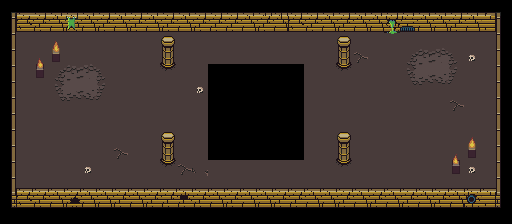

A 2D game scene composited from a Tiled map and its tileset images. What follows is a short description and the map's XML, with every tile layer's data as written:
An orthogonal 32x14 tile map with 16x16 px tiles, 5 tile layers (Floor1, Floor2 (Decoration), Walls (Collidable), Items1 (Collidable), ...), 1 hidden layer not drawn.

<map version="1.2" tiledversion="1.2.1" orientation="orthogonal" renderorder="right-down" width="32" height="14" tilewidth="16" tileheight="16" infinite="0" nextlayerid="7" nextobjectid="1">
 <tileset firstgid="1" source="../../../../tilesets/actual/UltimateTileset.tsx" />
 <layer id="1" name="Floor1" width="32" height="14">
  <data encoding="csv">
0,0,0,0,0,0,0,0,0,0,0,0,0,0,0,0,0,0,0,0,0,0,0,0,0,0,0,0,0,0,0,0,
0,0,0,0,0,0,0,0,0,0,0,0,0,0,0,0,0,0,0,0,0,0,0,0,0,0,0,0,0,0,0,0,
0,143,143,143,143,143,143,143,143,143,143,143,143,143,143,143,143,143,143,143,143,143,143,143,143,143,143,143,143,143,143,0,
0,143,143,143,143,143,143,143,143,143,143,143,143,143,143,143,143,143,143,143,143,143,143,143,143,143,143,143,143,143,143,0,
0,143,143,143,143,143,143,143,143,143,143,143,143,0,0,0,0,0,0,143,143,143,143,143,143,143,143,143,143,143,143,0,
0,143,143,143,143,143,143,143,143,143,143,143,143,0,0,0,0,0,0,143,143,143,143,143,143,143,143,143,143,143,143,0,
0,143,143,143,143,143,143,143,143,143,143,143,143,0,0,0,0,0,0,143,143,143,143,143,143,143,143,143,143,143,143,0,
0,143,143,143,143,143,143,143,143,143,143,143,143,0,0,0,0,0,0,143,143,143,143,143,143,143,143,143,143,143,143,0,
0,143,143,143,143,143,143,143,143,143,143,143,143,0,0,0,0,0,0,143,143,143,143,143,143,143,143,143,143,143,143,0,
0,143,143,143,143,143,143,143,143,143,143,143,143,0,0,0,0,0,0,143,143,143,143,143,143,143,143,143,143,143,143,0,
0,143,143,143,143,143,143,143,143,143,143,143,143,143,143,143,143,143,143,143,143,143,143,143,143,143,143,143,143,143,143,0,
0,143,143,143,143,143,143,143,143,143,143,143,143,143,143,143,143,143,143,143,143,143,143,143,143,143,143,143,143,143,143,0,
0,0,0,0,0,0,0,0,0,0,0,0,0,0,0,0,0,0,0,0,0,0,0,0,0,0,0,0,0,0,0,0,
0,0,0,0,0,0,0,0,0,0,0,0,0,0,0,0,0,0,0,0,0,0,0,0,0,0,0,0,0,0,0,0
</data>
 </layer>
 <layer id="2" name="Floor2 (Decoration)" width="32" height="14">
  <data encoding="csv">
0,0,0,0,0,0,0,0,0,0,0,0,0,0,0,0,0,0,0,0,0,0,0,0,0,0,0,0,0,0,0,0,
0,0,0,0,0,0,0,0,0,0,0,0,0,0,0,0,0,0,0,0,0,0,0,0,0,0,0,0,0,0,0,0,
0,0,0,0,0,0,0,0,0,0,0,0,0,0,0,0,0,0,0,0,0,0,0,0,32,0,0,0,0,0,0,0,
0,0,0,0,0,0,0,0,0,0,0,0,0,0,0,0,0,0,0,0,0,0,114,0,0,117,118,119,120,222,0,0,
0,0,0,117,118,119,120,0,0,0,0,0,0,0,0,0,0,0,0,0,0,0,0,0,0,133,134,135,136,0,0,0,
0,0,0,133,134,135,136,0,0,0,0,0,222,0,0,0,0,0,0,0,0,0,0,0,0,149,150,151,152,0,0,0,
0,0,0,149,150,151,152,0,0,0,0,0,0,0,0,0,0,0,0,0,0,0,0,0,0,0,0,0,114,0,0,0,
0,0,0,0,0,0,0,0,0,0,0,0,0,0,0,0,0,0,0,0,0,0,0,0,0,0,0,0,0,0,0,0,
0,0,0,0,0,0,0,0,0,0,0,0,0,0,0,0,0,0,0,0,0,0,0,0,0,0,0,0,0,0,0,0,
0,0,0,0,0,0,0,114,0,0,0,0,0,0,0,0,0,0,0,0,0,0,0,0,0,0,0,0,0,0,0,0,
0,0,0,0,0,222,0,0,0,0,0,114,115,0,0,0,0,0,0,0,0,0,0,0,0,0,0,0,0,222,0,0,
0,0,0,0,0,0,0,0,0,0,0,0,0,0,0,0,0,0,0,0,0,0,0,0,0,0,0,0,0,0,0,0,
0,0,0,0,0,0,0,0,0,0,0,0,0,0,0,0,0,0,0,0,0,0,0,0,0,0,0,0,0,0,0,0,
0,0,0,0,0,0,0,0,0,0,0,0,0,0,0,0,0,0,0,0,0,0,0,0,0,0,0,0,0,0,0,0
</data>
 </layer>
 <layer id="3" name="Walls (Collidable)" width="32" height="14">
  <data encoding="csv">
57,59,61,61,61,61,61,61,61,61,61,61,61,61,61,61,62,62,61,61,61,61,61,61,61,61,61,61,61,61,64,58,
77,28,29,30,13,30,29,30,29,30,29,30,29,29,29,30,29,30,28,29,30,29,30,30,16,43,30,30,29,30,31,78,
77,0,0,0,0,0,0,0,0,0,51,0,0,0,0,0,0,0,0,0,0,51,0,0,0,0,0,0,0,0,0,78,
77,0,0,0,0,0,0,0,0,0,67,0,0,0,0,0,0,0,0,0,0,67,0,0,0,0,0,0,0,0,0,78,
77,0,0,0,0,0,0,0,0,0,83,0,0,0,0,0,0,0,0,0,0,83,0,0,0,0,0,0,0,0,0,78,
77,0,0,0,0,0,0,0,0,0,0,0,0,0,0,0,0,0,0,0,0,0,0,0,0,0,0,0,0,0,0,78,
77,0,0,0,0,0,0,0,0,0,0,0,0,0,0,0,0,0,0,0,0,0,0,0,0,0,0,0,0,0,0,78,
77,0,0,0,0,0,0,0,0,0,0,0,0,0,0,0,0,0,0,0,0,0,0,0,0,0,0,0,0,0,0,78,
77,0,0,0,0,0,0,0,0,0,51,0,0,0,0,0,0,0,0,0,0,51,0,0,0,0,0,0,0,0,0,78,
77,0,0,0,0,0,0,0,0,0,67,0,0,0,0,0,0,0,0,0,0,67,0,0,0,0,0,0,0,0,0,78,
77,0,0,0,0,0,0,0,0,0,83,0,0,0,0,0,0,0,0,0,0,83,0,0,0,0,0,0,0,0,0,78,
77,60,60,60,60,60,60,60,60,60,60,60,60,60,60,60,60,60,60,60,60,60,60,60,60,60,60,60,60,60,60,78,
93,28,29,30,46,30,30,29,30,29,29,45,29,30,29,30,30,29,29,30,30,29,30,29,30,29,30,29,30,11,31,94,
0,0,0,0,0,0,0,0,0,0,0,0,0,0,0,0,0,0,0,0,0,0,0,0,0,0,0,0,0,0,0,0
</data>
 </layer>
 <layer id="4" name="Items1 (Collidable)" width="32" height="14">
  <data encoding="csv">
0,0,0,0,0,0,0,0,0,0,0,0,0,0,0,0,0,0,0,0,0,0,0,0,0,0,0,0,0,0,0,0,
0,0,0,0,0,0,0,0,0,0,0,0,0,0,0,0,0,0,0,0,0,0,0,0,0,0,0,0,0,0,0,0,
0,0,0,213,0,0,0,0,0,0,0,0,0,0,0,0,0,0,0,0,0,0,0,0,0,0,0,0,0,0,0,0,
0,0,212,229,0,0,0,0,0,0,0,0,0,0,0,0,0,0,0,0,0,0,0,0,0,0,0,0,0,0,0,0,
0,0,228,0,0,0,0,0,0,0,0,0,0,0,0,0,0,0,0,0,0,0,0,0,0,0,0,0,0,0,0,0,
0,0,0,0,0,0,0,0,0,0,0,0,0,0,0,0,0,0,0,0,0,0,0,0,0,0,0,0,0,0,0,0,
0,0,0,0,0,0,0,0,0,0,0,0,0,0,0,0,0,0,0,0,0,0,0,0,0,0,0,0,0,0,0,0,
0,0,0,0,0,0,0,0,0,0,0,0,0,0,0,0,0,0,0,0,0,0,0,0,0,0,0,0,0,0,0,0,
0,0,0,0,0,0,0,0,0,0,0,0,0,0,0,0,0,0,0,0,0,0,0,0,0,0,0,0,0,215,0,0,
0,0,0,0,0,0,0,0,0,0,0,0,0,0,0,0,0,0,0,0,0,0,0,0,0,0,0,0,214,231,0,0,
0,0,0,0,0,0,0,0,0,0,0,0,0,0,0,0,0,0,0,0,0,0,0,0,0,0,0,0,230,0,0,0,
0,0,0,0,0,0,0,0,0,0,0,0,0,0,0,0,0,0,0,0,0,0,0,0,0,0,0,0,0,0,0,0,
0,0,0,0,0,0,0,0,0,0,0,0,0,0,0,0,0,0,0,0,0,0,0,0,0,0,0,0,0,0,0,0,
0,0,0,0,0,0,0,0,0,0,0,0,0,0,0,0,0,0,0,0,0,0,0,0,0,0,0,0,0,0,0,0
</data>
 </layer>
 <layer id="5" name="Items2 (Triggerable)" width="32" height="14" visible="0">
  <data encoding="csv">
0,0,0,0,0,0,0,0,0,0,0,0,0,0,0,0,0,0,0,0,0,0,0,0,0,0,0,0,0,0,0,0,
0,0,0,0,0,0,0,0,0,0,0,0,0,0,0,0,0,0,0,0,0,0,0,0,0,0,0,0,0,0,0,0,
0,0,241,0,0,0,0,0,0,0,0,0,0,0,0,0,0,0,0,0,0,0,0,0,0,0,0,0,223,0,0,0,
0,0,0,0,0,257,0,0,0,0,0,0,0,0,0,0,0,0,0,0,0,0,0,0,0,0,0,0,0,0,0,0,
0,0,0,0,0,0,0,0,0,0,0,0,0,0,0,0,0,0,0,0,0,0,0,0,0,0,0,0,0,0,0,0,
0,0,0,0,0,223,0,0,0,0,0,0,0,0,0,0,0,0,0,0,0,0,0,0,0,0,0,0,0,0,0,0,
0,0,0,0,0,0,0,0,0,0,0,0,0,0,0,0,0,0,0,0,0,0,0,0,0,0,0,0,0,0,0,0,
0,0,0,0,0,0,0,0,0,0,0,0,0,0,0,0,0,0,0,0,0,0,0,0,0,0,0,0,0,0,0,0,
0,0,0,0,0,0,0,0,0,0,0,0,0,0,0,0,0,0,0,0,0,0,0,0,0,0,0,0,0,0,0,0,
0,0,0,0,0,0,0,0,0,0,0,0,0,0,0,0,0,0,0,0,0,0,0,0,0,0,0,0,0,0,0,0,
0,0,0,0,0,0,0,0,0,0,0,0,0,0,0,0,0,0,0,0,0,0,0,0,0,0,0,0,0,0,0,0,
0,0,0,0,0,0,0,0,0,0,0,0,0,0,0,0,0,0,0,0,0,0,0,0,0,0,0,0,0,0,0,0,
0,0,0,0,0,0,0,0,0,0,0,0,0,0,0,0,0,0,0,0,0,0,0,0,0,0,0,0,0,0,0,0,
0,0,0,0,0,0,0,0,0,0,0,0,0,0,0,0,0,0,0,0,0,0,0,0,0,0,0,0,0,0,0,0
</data>
 </layer>
 <layer id="6" name="Characters" width="32" height="14">
  <data encoding="csv">
0,0,0,0,0,0,0,0,0,0,0,0,0,0,0,0,0,0,0,0,0,0,0,0,0,0,0,0,0,0,0,0,
0,0,0,0,0,0,0,0,0,0,0,0,0,0,0,0,0,0,0,0,0,0,0,0,0,0,0,0,0,0,0,0,
0,0,0,0,0,0,0,0,0,0,0,0,0,0,0,0,0,0,0,0,0,0,0,0,0,0,0,0,0,0,0,0,
0,0,0,0,0,0,0,0,0,0,0,0,0,0,0,0,0,0,0,0,0,0,0,0,0,0,0,0,0,0,0,0,
0,0,0,0,0,0,0,0,0,0,0,0,0,0,0,0,0,0,0,0,0,0,0,0,0,0,0,0,0,0,0,0,
0,0,0,0,0,0,0,0,0,0,0,0,0,0,0,0,0,0,0,0,0,0,0,0,0,0,0,0,0,0,0,0,
0,0,0,0,0,0,0,0,0,0,0,0,0,0,0,0,0,0,0,0,0,0,0,0,0,0,0,0,0,0,0,0,
0,0,0,0,0,0,0,0,0,0,0,0,0,0,0,0,0,0,0,0,0,0,0,0,0,0,0,0,0,0,0,0,
0,0,0,0,0,0,0,0,0,0,0,0,0,0,0,0,0,0,0,0,0,0,0,0,0,0,0,0,0,0,0,0,
0,0,0,0,0,0,0,0,0,0,0,0,0,0,0,0,0,0,0,0,0,0,0,0,0,0,0,0,0,0,0,0,
0,0,0,0,0,0,0,0,0,0,0,0,0,0,0,0,0,0,0,0,0,0,0,0,0,0,0,0,0,0,0,0,
0,0,0,0,0,0,0,0,0,0,0,0,0,0,0,0,0,0,0,0,0,0,0,0,0,0,0,0,0,0,0,0,
0,0,0,0,0,0,0,0,0,0,0,0,0,0,0,0,0,0,0,0,0,0,0,0,0,0,0,0,0,0,0,0,
0,0,0,0,0,0,0,0,0,0,0,0,0,0,0,0,0,0,0,0,0,0,0,0,0,0,0,0,0,0,0,0
</data>
 </layer>
</map>